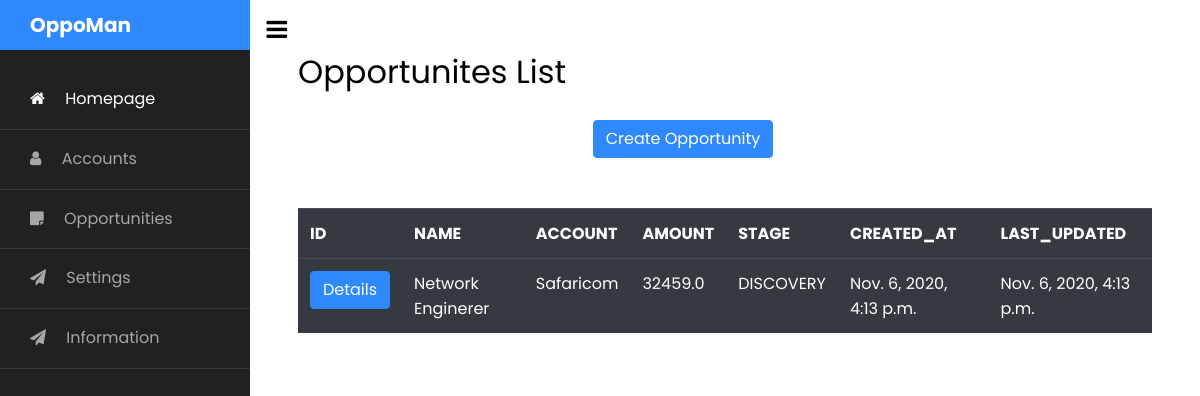
The page /opportunities/ (signed in) on the database as committed earlier.
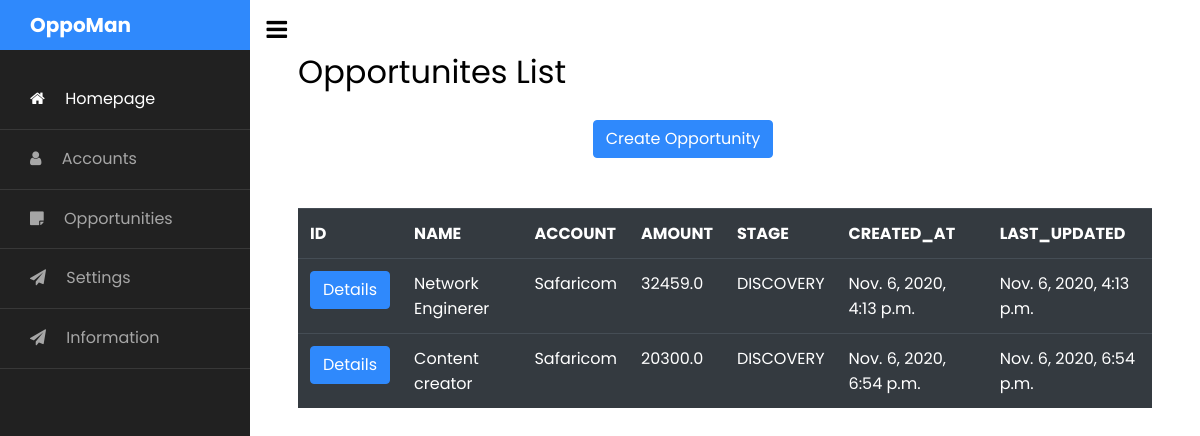
The same page on the database as committed later.
### opportunities/models.py (models this page shows, shortened)
class Opportunity(models.Model, BSCTModelMixin):
    CHOICES = (
        ("DISCOVERY", "DISCOVERY"),
        ("PROPOSAL_SHARED", "PROPOSAL_SHARED"),
        ("NEGOTIATIONS", "NEGOTIATIONS"),
    )
    name = models.CharField(max_length=95)
    account = models.ForeignKey(
        "opportunities.Account",
        null=True,
        to_field="username",
        on_delete=models.CASCADE,
    )
    amount = models.FloatField()
    stage = models.CharField(max_length=58, choices=CHOICES)
    created_at = models.DateTimeField(auto_now_add=True)
    last_updated = models.DateTimeField(auto_now=True)

class Account(models.Model, BSCTModelMixin):
    username = models.CharField(max_length=95, unique=True)
    address = models.TextField()
    created_at = models.DateTimeField(auto_now_add=True)
    last_updated = models.DateTimeField(auto_now=True)
    def __str__(self):
        return f"{self.username}"

### opportunities/views.py (the view)
# urls.py: url(r"^opportunities/", oviews.opp_list, name="opportunity_list"),
@login_required
def opp_list(request):
    opps = Opportunity.objects.all()
    return render(request, "opp_list.html", {"opps": opps})

### templates/opp_list.html
{% extends 'base.html' %}
{% block BSCT_MAIN %}
<h2 class="mb-4">Opportunites List</h2>
<div class="row">
  <div class="col-md-4">
  </div>
  <div class="col-md-4">
    <a href="/opportunity/create/" class="btn btn-primary">Create Opportunity</a>
  </div>
  <div class="col-md-4">
  </div>
</div>
<br> <br>
<div class="center">
  <table class="table table-dark">
    <tr>
      <th>ID</th>
      <th>NAME</th>
      <th>ACCOUNT</th>
      <th>AMOUNT</th>
      <th>STAGE</th>
      <th>CREATED_AT</th>
      <th>LAST_UPDATED</th>
    </tr>
    {% for opp in opps %}
    <tr>
      <td><a href="/opportunity/{{ opp.id }}"class="btn btn-primary">Details</a></td>
      <td>{{ opp.name }}</td>
      <td>{{ opp.account }}</td>
      <td>{{ opp.amount }}</td>
      <td>{{ opp.stage }}</td>
      <td>{{ opp.created_at }}</td>
      <td>{{ opp.last_updated }}</td>
    </tr>
    {% endfor %}
  </table>
</div>
{% endblock %}

### templates/base.html (shortened to what this page needs)
{% load static %}
<html>
  <head>
		<link rel="stylesheet" href="https://stackpath.bootstrapcdn.com/font-awesome/4.7.0/css/font-awesome.min.css">
    <link rel="stylesheet" href="{% static 'css/style.css' %}">
  </head>
  <body>
		<div class="wrapper d-flex align-items-stretch">
			<nav id="sidebar">
				<div class="custom-menu">
					<button type="button" id="sidebarCollapse" class="btn btn-primary">
	          <i class="fa fa-bars"></i>
	        </button>
        </div>
	  		<h1><a href="index.html" class="logo">OppoMan</a></h1>
        <ul class="list-unstyled components mb-5">
          <li class="active">
            <a href="/"><span class="fa fa-home mr-3"></span> Homepage</a>
          </li>
          <li>
              <a href="/accounts/"><span class="fa fa-user mr-3"></span> Accounts</a>
          </li>
          <li>
            <a href="/opportunities/"><span class="fa fa-sticky-note
                mr-3"></span> Opportunities</a>
          </li>
          <li>
            <a href="#"><span class="fa fa-paper-plane mr-3"></span> Settings</a>
          </li>
          <li>
            <a href="#"><span class="fa fa-paper-plane mr-3"></span> Information</a>
          </li>
        </ul>
    	</nav>
			<br>
			<br>
			<br>
      <div id="content" class="p-4 p-md-5 pt-5">
        {% block BSCT_MAIN %}
        {% endblock %}
      </div>
		</div>
  </body>
</html>

Rows that differ between the two databases and show on the page:
added Opportunity: name "Content creator", account "Safaricom", amount "20300.0", stage "DISCOVERY", created_at "Nov. 6, 2020, 6:54 p.m.", last_updated "Nov. 6, 2020, 6:54 p.m."
